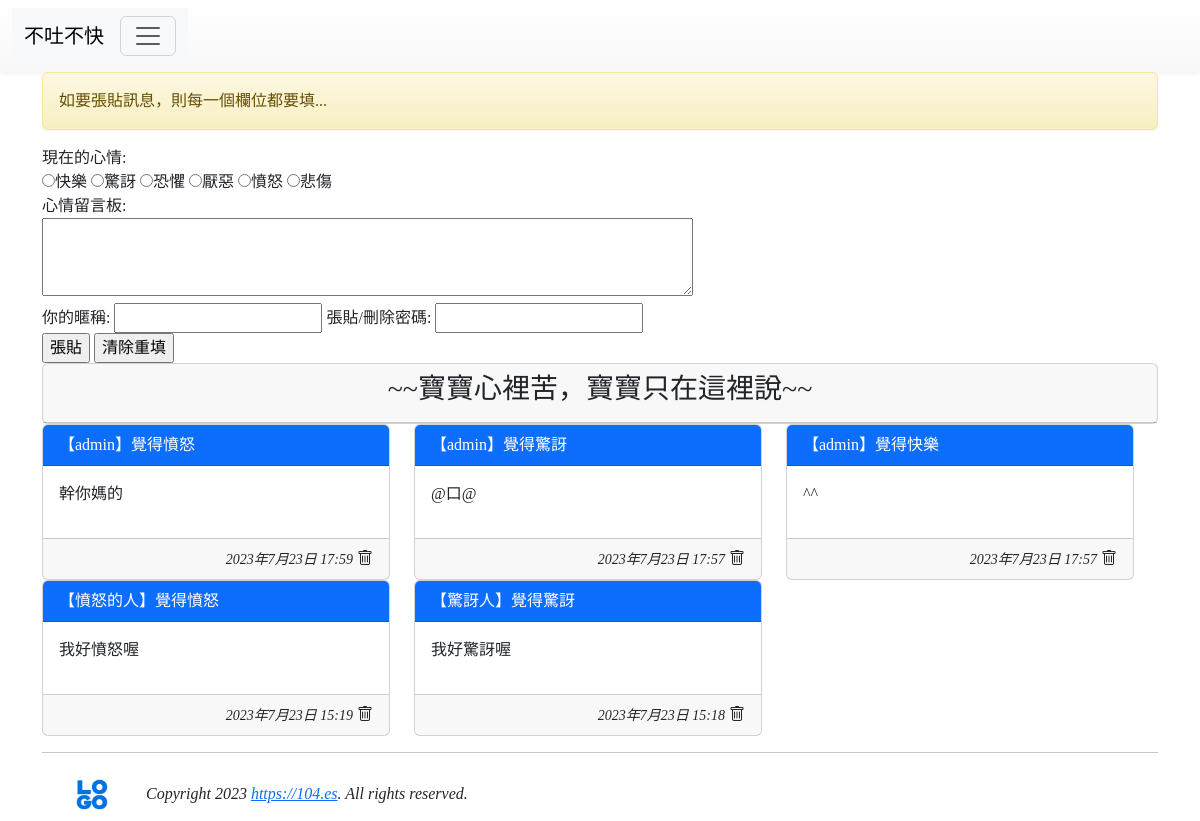
The page /index8/ on the database as committed earlier.
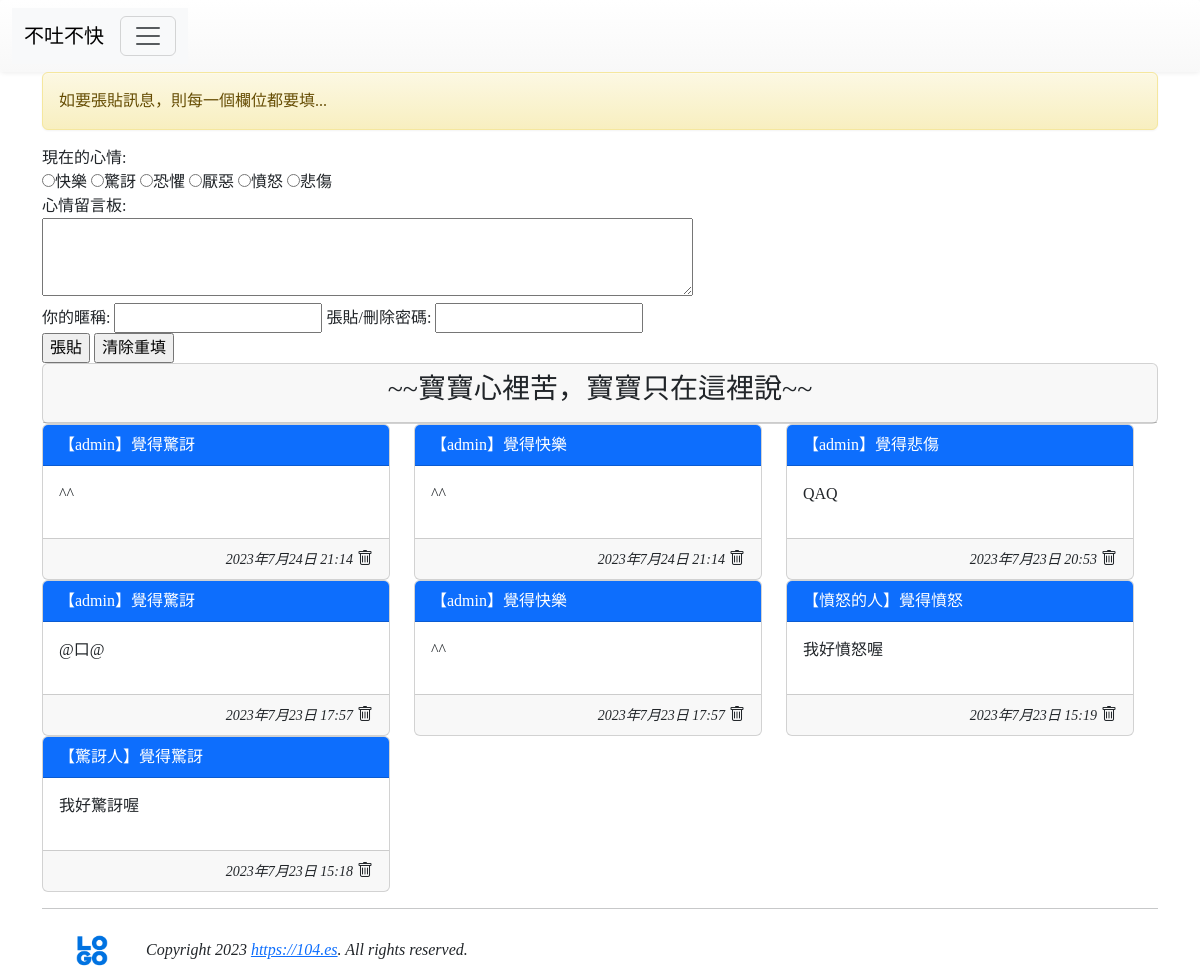
The same page on the database as committed later.
### mysite/models.py (models this page shows, shortened)
class Mood(models.Model):
    status = models.CharField(max_length=10, null=False)
    def __str__(self):
        return self.status

class Post2(models.Model):
    mood = models.ForeignKey('Mood', on_delete=models.CASCADE)
    nickname = models.CharField(max_length=10, default='不願意透漏身份的人')
    message = models.TextField(null=False)
    del_pass = models.CharField(max_length=10)
    pub_time = models.DateTimeField(auto_now=True)
    enabled = models.BooleanField(default=True)

### mysite/views.py (the view)
# urls.py: path('index8/', index8),
def index8(request):
    posts = models.Post2.objects.filter(enabled=True).order_by('-pub_time')[:30]
    moods = models.Mood.objects.all()
    try:
        user_id = request.GET['user_id']
        user_pass = request.GET['user_pass']
        user_post = request.GET['user_post']
        user_mood = request.GET['mood']
    except:
        user_id = None
        message = '如要張貼訊息，則每一個欄位都要填...'
    if user_id != None:
        mood = models.Mood.objects.get(status=user_mood)
        post = models.Post2(mood=mood, nickname=user_id, del_pass=user_pass, message=user_post)
        post.save()
        message=f'成功儲存!請記得你的編輯密碼[{user_pass}]!，訊息需經審查後才會顯示。'
    return render(request, 'index8.html', locals())

### mysite/templates/index8.html (shortened to what this page needs)
{% extends 'base1.html' %}
{% block content %}
<div class='container'>
    {% if message %}
        <div class='alert alert-warning'>{{ message }}</div>
    {% endif %}
    <form name='my form' action='/index8' method='GET'>
        現在的心情:<br/>
        {% for m in moods %}
        <input type='radio' name='mood' value='{{ m.status }}'>{{ m.status }}
        {% endfor %}
        <br/>
        心情留言板:<br/>
        <textarea name='user_post' rows=3 cols=70></textarea><br/>
        <label for='user_id'>你的暱稱:</label>
        <input id='user_id' type='text' name='user_id'>
        <label for='user_pass'>張貼/刪除密碼:</label>
        <input id='user_pass' type='password' name='user_pass'><br/>
        <input type='submit' value='張貼'>
        <input type='reset' value='清除重填'>
    </form>
    <div class='row'>
        <div class='col-md-12'>
            <div class='card'>
                <div class='card-header' align=center>
                <h3>~~寶寶心裡苦，寶寶只在這裡說~~</h3>
                </div>
            </div>
        </div>
        <div class='row'>
            {% for p in posts %}
            <div class="col-sm-12 col-md-4">
                <div class='card'>
                    <div class='card-header text-white bg-primary'>【{{ p.nickname }}】覺得{{ p.mood }}</div>
                    <div class='card-body'>{{ p.message | linebreaks }}</div>
                    <div class='card-footer' align='right'>
                        <i><small>{{ p.pub_time }}</small></i>
                        <i class="bi bi-trash" onclick='go_delete({{ p.id }})'></i>
                    </div>
                </div>
            </div>
            {% empty %}
                目前沒有任何心情留言
            {% endfor %}
        </div>
    </div>
{% endblock %}

### mysite/templates/base1.html (shortened to what this page needs)
<!DOCTYPE html>
<html>
    <head>
        <link href="https://cdn.jsdelivr.net/npm/bootstrap@5.3.0/dist/css/bootstrap.min.css" rel="stylesheet">
        <link rel="stylesheet" href="https://maxcdn.bootstrapcdn.com/bootstrap/3.3.6/css/bootstrap-theme.min.css">
        <link rel="stylesheet" href="https://cdn.jsdelivr.net/npm/bootstrap-icons@1.10.3/font/bootstrap-icons.css">
    </head>
    <body>
        {% include "header1.html" %}
        {% block content %}{% endblock %}
        {% include "footer1.html" %}
    </body>
</html>

### mysite/templates/header1.html (shortened to what this page needs)
<nav class='navbar navbar-default'>
    <div class='container-fluid'>
        <nav class='navbar navbar-expand-1-g bg-body-tertiary'>
            <div class='container-fluid'>
                <a class='navbar-brand' href='#'> 不吐不快 </a>
                <button class='navbar-toggler' type='button' data-bs-toggle='collapse' data-bs-target='#navbarNavAltMarkup' aria-controls='navbarNavAltMarkup' aria-expanded='false' aria-label='Toggle navigation'>
                    <span class='navbar-toggler-icon'></span>
                </button>
            </div>
        </nav>
    </div>
</nav>

### mysite/templates/footer1.html
<hr>
{% load static %}
<img src="{% static "images/logo.png" %}" width=100>
<em>Copyright 2023 <a href='https://104.es'>https://104.es</a>. All rights reserved.</em>

### mysite/templates/base1.html (style rules this page uses)
h1, h2, h3, h4, h5, p, div { font-family: 微軟正黑體; }

Rows that differ between the two databases and show on the page:
removed Post2: nickname "admin", mood "憤怒", message "幹你媽的", pub_time "2023年7月23日 17:59"
added Post2: nickname "admin", mood "驚訝", message "^^", pub_time "2023年7月24日 21:14"
added Post2: nickname "admin", mood "快樂", message "^^", pub_time "2023年7月24日 21:14"
added Post2: nickname "admin", mood "悲傷", message "QAQ", pub_time "2023年7月23日 20:53"
